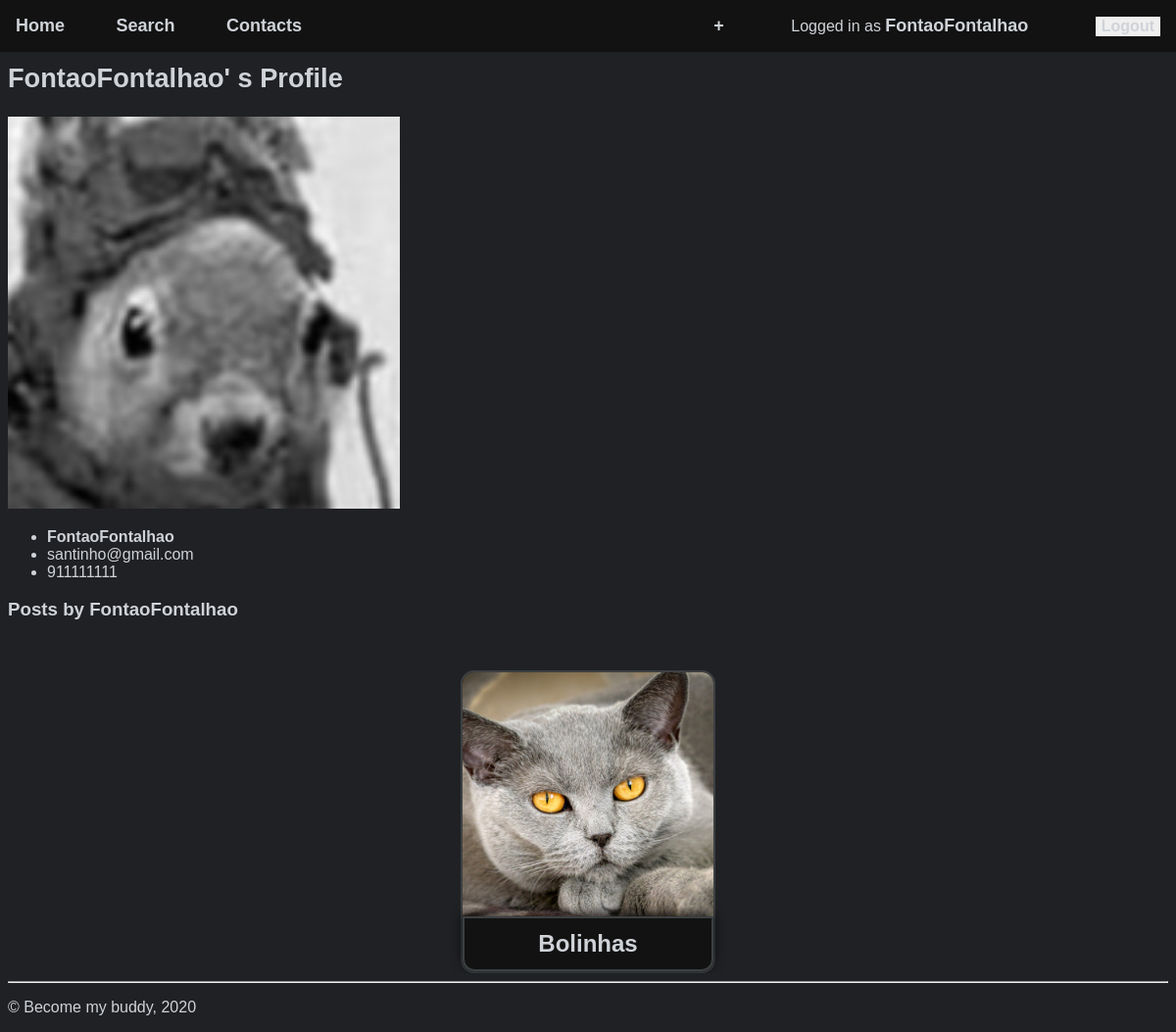
The page /pages/profile.php?username=FontaoFontalhao (signed in) on the database its author committed.
### tables this page shows
CREATE TABLE User(
    id INTEGER PRIMARY KEY,
    username TEXT NOT NULL,
    password TEXT NOT NULL,
    picture TEXT,
    email TEXT UNIQUE NOT NULL,
    mobile_number CHAR(9) UNIQUE NOT NULL
);

### pages/profile.php (called while the page is built, shortened)
<?php
  include_once('../templates/common/tpl_header_noimg.php');
  include('../database/queries/db_user.php');
  include('../templates/tpl_profile.php');
  $username = $_GET['username'];
  $user = getUserPublicInfo($username);
  $user_posts = getPostsByUser($username);
  drawProfile($user, $user_posts);
  include_once('../templates/common/tpl_footer.php');
?>

### database/queries/db_user.php (called while the page is built, shortened)
<?php
function getUserPublicInfo($username) {
    $user_id = getUserId($username)['id'];
    $db = Database::instance()->db();
    $stmt = $db->prepare(
        '
        SELECT username, picture, email, mobile_number
        FROM User
        WHERE User.id = ?'
    );
    $stmt->execute(array($user_id));
    $users = $stmt->fetchAll();
    if (count($users) > 0) return $users[0];
    else return null;
}
function getUserId($username) {
    $db = Database::instance()->db();
    $stmt = $db->prepare(
        'SELECT id FROM User WHERE username LIKE ?'
    );
    $stmt->execute(array($username));
    return $stmt->fetch();
}
?>

### templates/tpl_profile.php (the view)
<?php
include('../templates/tpl_list.php');
function drawProfile($user, $user_posts)
{
?>
    <h2>
        <b><?php echo $user['username'];?>&#39 s Profile</b>
    </h2>
    <div class="profile">
        <?php
            if($user['picture'] != null) $pic = $user['picture'];
            else $pic = "default.png";
        ?>
        <img src="../static/images/usersPics/<?php echo $pic ?>" alt="User Profile Picture" width="400">
        <ul class=profile-info>
            <li><b><?php echo $user['username']; ?></b></li>
            <li><?php echo $user['email']; ?></li>
            <li><?php echo $user['mobile_number']; ?></li>
        </ul>
    </div>
    <h3>
        <b>Posts by <?php echo $user['username']?></b>
    </h3>
    <?php drawPostList($user_posts);
} ?>

### css/style.css (style rules this page uses)
:root { --fonts: helvetica, sans-serif; --background: #202124; --background-dark: #161616; --main: #cfd3d8; --green: #5d8d79; --darkGreen: #2f5e4a; --orange: #8d645d; --dark: #121212; --light: #3c4042; --petpost-img-size: 18em; }
body { font-family: var(--fonts); color: var(--main); background-color: var(--background); }
h2 { font-size: 1.7em; font-weight: normal; }

### css/layout.css (style rules this page uses)
:root { --top-bar-height: 4em; --list_gap: 2em; --list_gap_inv: -2em; --list-height: 48em; }
body { margin-top: var(--top-bar-height); }

### rows shown on the page
user: username "FontaoFontalhao", picture (picture), email "santinho@gmail.com", mobile_number "911111111"

### other values the page prints
$_SESSION['username'] "FontaoFontalhao"
$post['name'] "Bolinhas"
